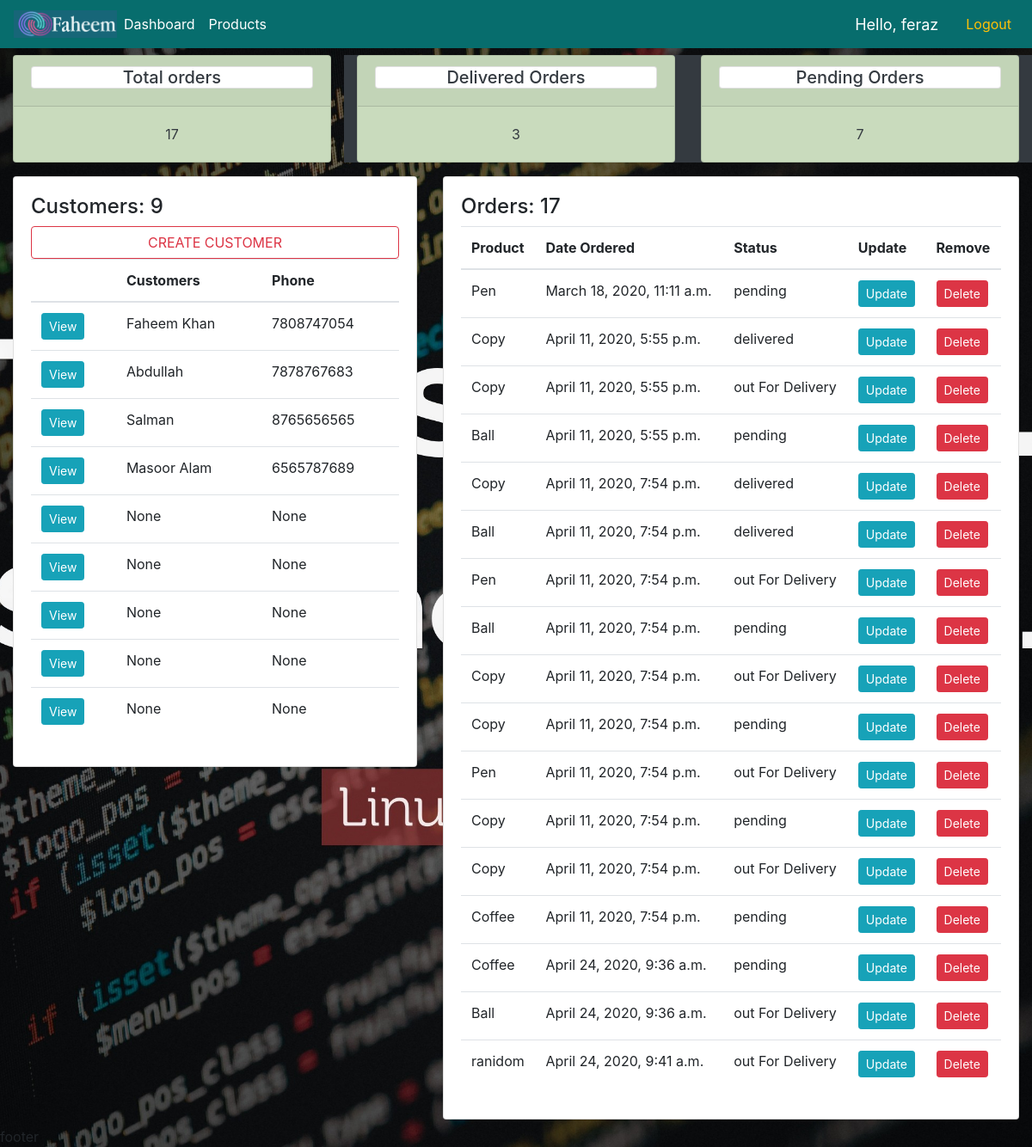
The app's page / (signed in), older data.
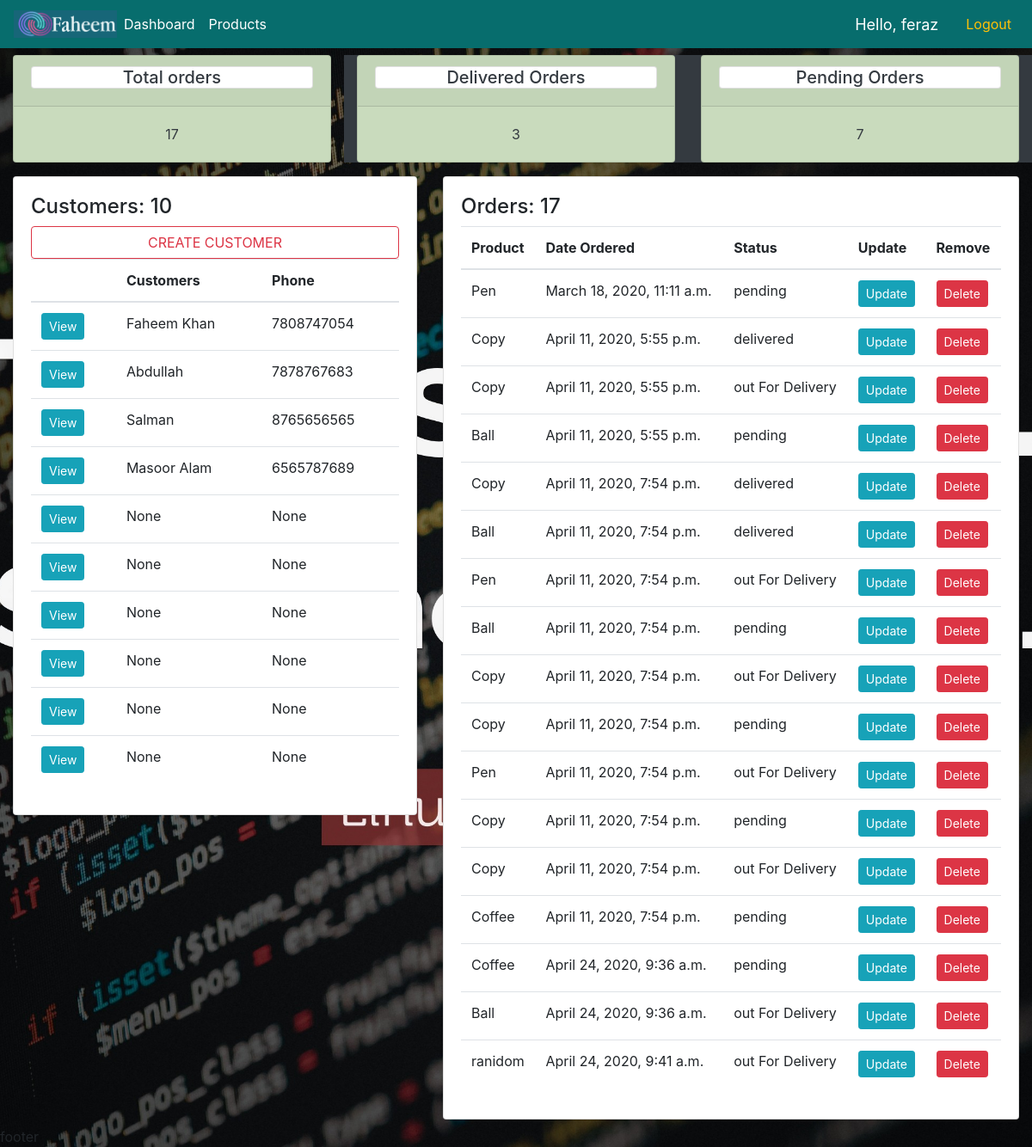
The same page, newer data.
### accounts/models.py (models this page shows, shortened)
class customer(models.Model):
    user = models.OneToOneField(User, null = True, blank = True, on_delete = models.CASCADE)
    name = models.CharField(max_length = 20, null= True)
    phone = models.CharField(max_length = 20, null= True)
    email = models.CharField(max_length = 20, null= True)
    profile_pic = models.ImageField(default = "profile1.png" , null = True, blank = True)
    dateCreated = models.DateTimeField(auto_now_add = True)

class order(models.Model):
    STATUS_CHOICES = [
        ('pending', 'pending'),
        ('out For Delivery', 'Out For Delivery'),
        ('delivered', 'Delivered'),
    ]
    customer = models.ForeignKey(customer, null = True, on_delete = models.SET_NULL )
    product = models.ForeignKey(product, null = True, on_delete = models.SET_NULL )
    dateCreated =  models.DateTimeField(auto_now_add = True)
    status = models.CharField(max_length = 20, null = True, choices = STATUS_CHOICES)

class product(models.Model):
    PRODUCT_CHOICES = (
        ('indoor', 'Indoor'),
        ('Out Door', 'Out Door')
    )
    name = models.CharField(max_length = 20, null= True)
    price = models.FloatField(null = True)
    category = models.CharField(max_length = 20, null = True, choices = PRODUCT_CHOICES)
    description = models.CharField(max_length = 20, blank = True, null= True)
    dateCreated =  models.DateTimeField(auto_now_add = True)
    tags = models.ManyToManyField(tag)
    def __str__(self):
        return self.name

### accounts/decorators.py (the view)
    def wrapper_func(request, *args, **kwargs):
        group = None
        if request.user.groups.exists():
            group = request.user.groups.all()[0].name
        if group == 'customer':
            return redirect('userPage')
        if group == 'admin':
            return take_a_view_func(request, *args, **kwargs)

### accounts/views.py (called while the page is built)
@login_required(login_url = 'loginPage') # restricting to view home page without login
@admin_only
def home(request):
    customers = customer.objects.all()
    orders = order.objects.all()
    noOfOrders = orders.count()
    noOfCustomers = customers.count()
    pendingOrders = orders.filter(status = 'pending').count()
    deliveredOrders = orders.filter(status = 'delivered').count()
    context = {'orderList': orders , 'customerList' : customers, 'noOfOrders': noOfOrders, 'noOfCustomers': noOfCustomers,
    'pendingOrders': pendingOrders, 'deliveredOrders': deliveredOrders }
    return render(request,'accounts/dashboard.html', context)

### accounts/templates/accounts/dashboard.html
{% extends 'accounts/base.html' %}
{% block content%}
{% include 'accounts/status.html' %}
<div class="row py-2">
    <div class="col-md-5">
        <div class="card card-body">
            <h4>Customers: {{noOfCustomers}}</h4>
            <a href="#" class="btn btn-outline-danger btn-block text-uppercase">Create customer</a>
            <table class="table ">
                <thead>
                  <tr>
                    <th></th>
                    <th scope="col">Customers</th>
                    <th scope="col">Phone</th>
                  </tr>
                </thead>
                {% for customer in customerList%}
                <tr>
                  <td><a class = "btn btn-sm btn-info" href="{% url 'customers' customer.id %}">View</a></td>
                  <td>{{customer.name}}</td>
                  <td>{{customer.phone}}</td>
                </tr>
                {% endfor %}
            </table>
        </div>
    </div>
    <div class="col-md-7 ">
        <div class="card card-body">
            <h4>Orders: {{noOfOrders}}</h4>
            <table class="table ">
                <thead>
                  <tr>
                    <th scope="col">Product</th>
                    <th scope="col">Date Ordered</th>
                    <th scope="col">Status</th>
                    <th scope="col">Update</th>
                    <th scope="col">Remove</th>
                  </tr>
                </thead>
                {% for order in orderList%}
                <tr>
                  <td>{{order.product}}</td>
                  <td>{{order.dateCreated}}</td>
                  <td>{{order.status}}</td>
                  <td><a class = "btn btn-sm btn-info" href = "{% url 'updateOrder' order.id%}">Update</a></td>
                  <td><a  class = "btn btn-sm btn-danger" href ="{% url 'deleteOrder' order.id%}">Delete</a></td>
                </tr>
                {% endfor %}
            </table>
        </div>
    </div>
</div>
{% endblock%}

Row changes from the older to the newer data that the page shows:
added customer: name "None", phone "None"
Text that changed along with them:
{{ noOfCustomers }}: "9" → "10"
